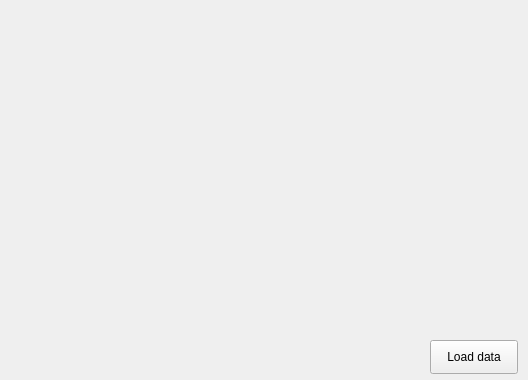
<?xml version="1.0" encoding="UTF-8"?>
<ui version="4.0">
 <class>Widget</class>
 <widget class="QWidget" name="Widget">
  <property name="geometry">
   <rect>
    <x>0</x>
    <y>0</y>
    <width>528</width>
    <height>380</height>
   </rect>
  </property>
  <property name="windowTitle">
   <string>Form</string>
  </property>
  <widget class="QPushButton" name="pushButton_loadData">
   <property name="geometry">
    <rect>
     <x>430</x>
     <y>340</y>
     <width>88</width>
     <height>34</height>
    </rect>
   </property>
   <property name="text">
    <string>Load data</string>
   </property>
  </widget>
 </widget>
 <resources/>
 <connections/>
</ui>
